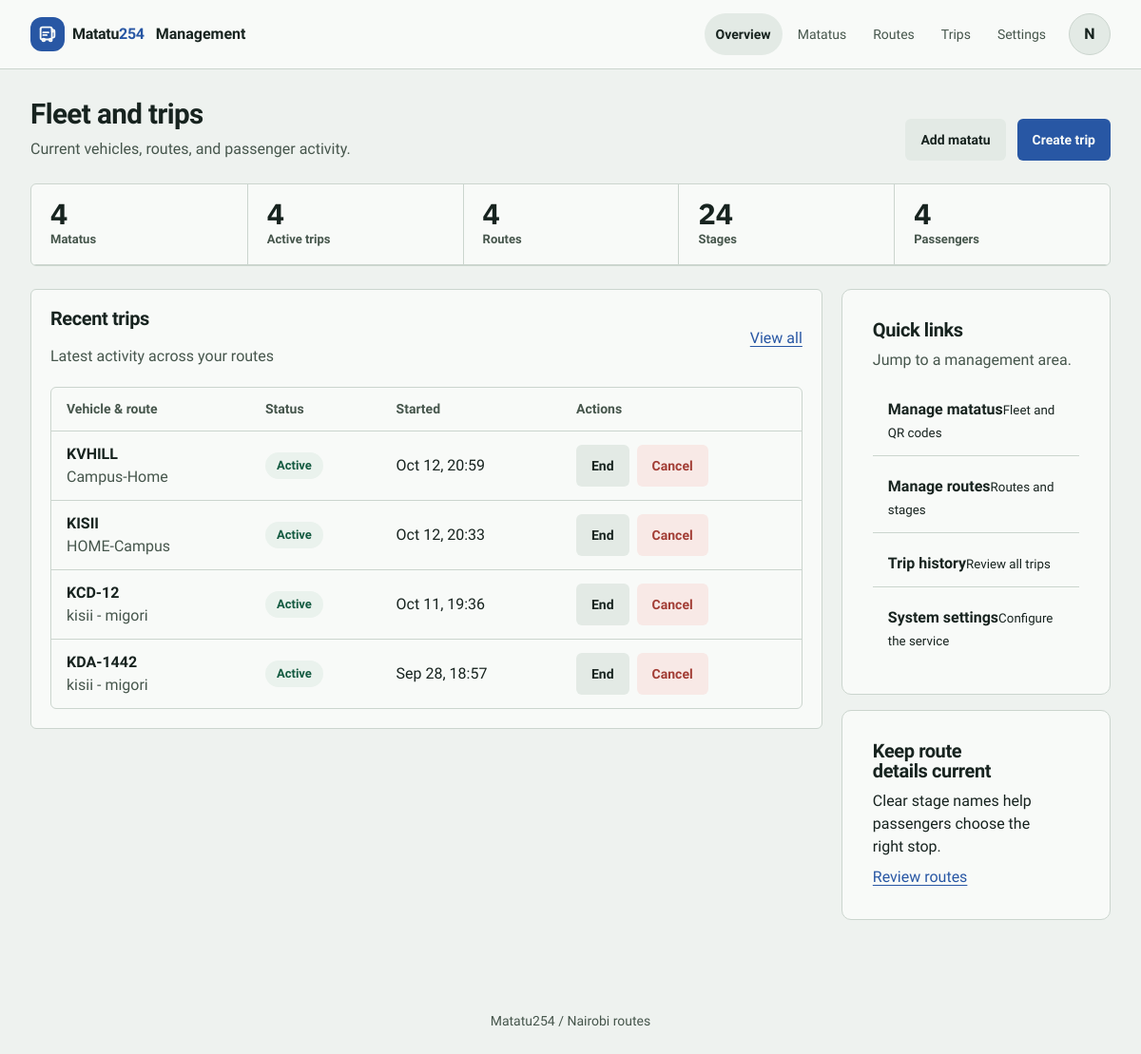
/management/ (signed in), run on the app's committed database.
### accounts/models.py (models this page shows, shortened)
class User(AbstractUser):
  PASSANGER = 'PASSANGER'
  CONDUCTOR = 'CONDUCTOR'
  ADMIN = 'ADMIN'
  ROLE_CHOICES = [
    (PASSANGER, 'Passenger'),
    (CONDUCTOR, 'Conductor'),
    (ADMIN, 'Admin')
  ]
  phone_number = models.CharField(max_length=15, unique=True, blank=True, null=True)
  profile_image = models.ImageField(upload_to='profile_images/%Y/%m/', blank=True)
  role = models.CharField(max_length=20, choices=ROLE_CHOICES, default=PASSANGER)
  matatu = models.ForeignKey(
    'fleet.Matatu',
    on_delete=models.SET_NULL,
    null=True,
    blank=True,
    related_name='conductor',
    help_text='Matatu assigned to this conductor (1:1 per MVP)'
  )
  created_at = models.DateTimeField(auto_now_add=True)
  updated_at = models.DateTimeField(auto_now=True)

### trips/models.py (models this page shows, shortened)
class ActiveTrip(models.Model):
  class Status(models.TextChoices):
    CREATED = "created", "Created"
    ACTIVE = "active", "Active"
    COMPLETED = "completed", "Completed"
    CANCELLED = "cancelled", "Cancelled"
  matatu = models.ForeignKey(Matatu, on_delete=models.CASCADE)
  route = models.ForeignKey(Route, on_delete=models.CASCADE)
  start_time = models.DateTimeField(auto_now_add=True)
  end_time = models.DateTimeField(null=True, blank=True)
  status = models.CharField(
    max_length=9,
    choices=Status.choices,
    default=Status.CREATED,
  )
  current_latitude = models.DecimalField(
      max_digits=9, decimal_places=6, null=True, blank=True
  )
  current_longitude = models.DecimalField(
      max_digits=9, decimal_places=6, null=True, blank=True
  )
  last_ping_at = models.DateTimeField(null=True, blank=True)

### fleet/models.py (models this page shows, shortened)
class Matatu(models.Model):
	registration_number = models.CharField(max_length=20, unique=True)
	operator = models.CharField(max_length=255)
	owner = models.ForeignKey(settings.AUTH_USER_MODEL, on_delete=models.CASCADE, related_name="matatus", null=True, blank=True)
	created_at = models.DateTimeField(auto_now_add=True)

### r_outes/models.py (models this page shows, shortened)
class Route(models.Model):
    name = models.CharField(max_length=100, unique=True)
    description = models.TextField(max_length=150, blank=True)

### management/views.py (the view)
# urls.py: path("", views.dashboard, name="dashboard"),
@login_required
@user_passes_test(is_admin)
def dashboard(request):
    stats = {
        'total_matatus': Matatu.objects.count(),
        'active_trips': ActiveTrip.objects.filter(status=ActiveTrip.Status.ACTIVE).count(),
        'total_routes': Route.objects.count(),
        'total_stages': Stage.objects.count(),
        'total_passengers': JourneySession.objects.values('passenger').distinct().count(),
        'pending_notifications': Notification.objects.filter(status=Notification.Status.SENT).count(),
    }
    recent_trips = ActiveTrip.objects.select_related('matatu', 'route').order_by('-start_time')[:10]
    return render(request, "management/dashboard.html", {
        'stats': stats,
        'recent_trips': recent_trips,
    })

### management/views.py (called while the page is built)
def is_admin(user):
    return user.is_authenticated and user.role == 'ADMIN'

### management/templates/management/dashboard.html (shortened to what this page needs)
{% extends 'base.html' %}
{% block app_title %}Management{% endblock %}
{% block content %}
<section class="management-shell admin-dashboard">
  <header class="page-heading">
    <div><h1>Fleet and trips</h1><p>Current vehicles, routes, and passenger activity.</p></div>
    <div class="btn-row"><a class="btn btn-secondary" href="{% url 'management:matatu-create' %}">Add matatu</a><a class="btn btn-primary" href="{% url 'management:trip-create' %}">Create trip</a></div>
  </header>
  <section class="stat-strip" aria-label="Network totals">
    <div class="stat-cell"><strong class="stat-value">{{ stats.total_matatus }}</strong><span class="stat-title">Matatus</span></div>
    <div class="stat-cell"><strong class="stat-value">{{ stats.active_trips }}</strong><span class="stat-title">Active trips</span></div>
    <div class="stat-cell"><strong class="stat-value">{{ stats.total_routes }}</strong><span class="stat-title">Routes</span></div>
    <div class="stat-cell"><strong class="stat-value">{{ stats.total_stages }}</strong><span class="stat-title">Stages</span></div>
    <div class="stat-cell"><strong class="stat-value">{{ stats.total_passengers }}</strong><span class="stat-title">Passengers</span></div>
  </section>
  <div class="management-dashboard-grid">
    <section class="surface admin-list" aria-labelledby="recent-trips-heading">
      <header><div><h2 id="recent-trips-heading">Recent trips</h2><p class="muted">Latest activity across your routes</p></div><a href="{% url 'management:trip-list' %}">View all</a></header>
      {% if recent_trips %}
        <div class="table-wrap"><table class="trip-table"><thead><tr><th>Vehicle &amp; route</th><th>Status</th><th>Started</th><th>Actions</th></tr></thead><tbody>
          {% for trip in recent_trips %}<tr>
            <td><strong>{{ trip.matatu.registration_number }}</strong><br><span class="muted">{{ trip.route.name }}</span></td>
            <td><span class="badge{% if trip.status == 'active' %} badge-success{% elif trip.status == 'cancelled' %} badge-error{% elif trip.status == 'created' %} badge-warning{% endif %}">{{ trip.get_status_display }}</span></td>
            <td>{{ trip.start_time|date:'M j, H:i' }}</td>
            <td><div class="trip-actions">
              {% if trip.status == 'created' %}
                <form method="post" action="{% url 'management:trip-start' trip.pk %}">{% csrf_token %}<button class="btn btn-secondary btn-sm" type="submit">Start</button></form>
                <form method="post" action="{% url 'management:trip-cancel' trip.pk %}" data-confirm="Cancel this trip?">{% csrf_token %}<button class="btn btn-danger btn-sm" type="submit">Cancel</button></form>
              {% elif trip.status == 'active' %}
                <form method="post" action="{% url 'management:trip-end' trip.pk %}" data-confirm="End this trip and close its passenger journeys?">{% csrf_token %}<button class="btn btn-secondary btn-sm" type="submit">End</button></form>
                <form method="post" action="{% url 'management:trip-cancel' trip.pk %}" data-confirm="Cancel this trip?">{% csrf_token %}<button class="btn btn-danger btn-sm" type="submit">Cancel</button></form>
              {% else %}<span class="muted">No actions</span>{% endif %}
            </div></td>
          </tr>{% endfor %}
        </tbody></table></div>
      {% else %}
        <div class="empty-state"><h3>No trips yet</h3><p>Create your first trip to see activity here.</p><a class="btn btn-primary" href="{% url 'management:trip-create' %}">Create trip</a></div>
      {% endif %}
    </section>
    <aside class="management-quick-links">
      <section class="surface surface-pad"><h2>Quick links</h2><p class="muted">Jump to a management area.</p>
        <nav aria-label="Management areas" class="journey-links">
          <a class="journey-link" href="{% url 'management:matatu-list' %}"><span><strong>Manage matatus</strong><small>Fleet and QR codes</small></span></a>
          <a class="journey-link" href="{% url 'management:route-list' %}"><span><strong>Manage routes</strong><small>Routes and stages</small></span></a>
          <a class="journey-link" href="{% url 'management:trip-list' %}"><span><strong>Trip history</strong><small>Review all trips</small></span></a>
          <a class="journey-link" href="{% url 'management:system-config' %}"><span><strong>System settings</strong><small>Configure the service</small></span></a>
        </nav>
      </section>
      <section class="surface surface-pad"><h2>Keep route details current</h2><p>Clear stage names help passengers choose the right stop.</p><a href="{% url 'management:route-list' %}">Review routes</a></section>
    </aside>
  </div>
</section>
{% endblock %}

### templates/base.html (shortened to what this page needs)
<!DOCTYPE html>
<html lang="en" data-theme-mode="light">
<head>
  {% load static %}
  <link rel="stylesheet" href="{% static 'css/tokens.css' %}?v=20261125b">
  <link rel="stylesheet" href="{% static 'css/app.css' %}?v=20261125b">
</head>
<body{% if user.is_authenticated %} class="app-user{% if user.role == 'PASSANGER' %} narrow-shell{% endif %}{% if user.role == 'CONDUCTOR' %} app-conductor{% endif %}"{% endif %}>
  <header class="site-header">
    <div class="site-header-inner">
      <a class="app-brand" href="{% if user.is_authenticated and user.role == 'CONDUCTOR' %}{% url 'conductor:dashboard' %}{% elif user.is_authenticated and user.role == 'ADMIN' %}{% url 'management:dashboard' %}{% elif user.is_authenticated %}{% url 'core:dashboard' %}{% else %}{% url 'core:home' %}{% endif %}" aria-label="Matatu254 home">
        <span class="brand-mark" aria-hidden="true">
        </span>
        <span>Matatu<span class="brand-accent">254</span></span>
      </a>
      <p class="app-title">{% block app_title %}{{ request.resolver_match.url_name|default:'Matatu254'|title }}{% endblock %}</p>
      {% if user.is_authenticated %}
        {% if user.role == 'ADMIN' %}
        <nav class="top-nav" aria-label="Management">
          <a href="{% url 'management:dashboard' %}"{% if request.resolver_match.namespace == 'management' and request.resolver_match.url_name == 'dashboard' %} aria-current="page"{% endif %}>Overview</a>
          <a href="{% url 'management:matatu-list' %}"{% if request.resolver_match.url_name|slice:":6" == 'matatu' %} aria-current="page"{% endif %}>Matatus</a>
          <a href="{% url 'management:route-list' %}"{% if request.resolver_match.url_name|slice:":5" == 'route' or request.resolver_match.url_name|slice:":5" == 'stage' %} aria-current="page"{% endif %}>Routes</a>
          <a href="{% url 'management:trip-list' %}"{% if request.resolver_match.url_name|slice:":4" == 'trip' %} aria-current="page"{% endif %}>Trips</a>
          <a href="{% url 'management:system-config' %}"{% if request.resolver_match.url_name|slice:":13" == 'system-config' %} aria-current="page"{% endif %}>Settings</a>
        </nav>
        {% endif %}
        <a class="header-profile" href="{% url 'accounts:profile' %}" aria-label="Open profile for {{ user.username }}">
          {% if user.profile_image %}
            <img src="{{ user.profile_image.url }}" alt="" width="40" height="40">
          {% else %}
            <span aria-hidden="true">{{ user.first_name|default:user.username|slice:":1"|upper }}</span>
          {% endif %}
        </a>
      {% else %}
        <a class="header-action" href="{% url 'accounts:login' %}">Sign in</a>
      {% endif %}
    </div>
  </header>
  <main class="main" id="main-content">{% block content %}{% endblock %}</main>
  <footer>Matatu254 <span aria-hidden="true">/</span> Nairobi routes</footer>
</body>
</html>

### data on the page
User: first_name "N"
ActiveTrip: matatu.registration_number "KVHILL", route.name "Campus-Home", status "Active", start_time "Oct 12, 20:59", shows "End"
ActiveTrip: matatu.registration_number "KISII", route.name "HOME-Campus", status "Active", start_time "Oct 12, 20:33", shows "End"
ActiveTrip: matatu.registration_number "KCD-12", route.name "kisii - migori", status "Active", start_time "Oct 11, 19:36", shows "End"
ActiveTrip: matatu.registration_number "KDA-1442", route.name "kisii - migori", status "Active", start_time "Sep 28, 18:57", shows "End"

### other printed values
{{ stats.total_matatus }} "4"
{{ stats.active_trips }} "4"
{{ stats.total_routes }} "4"
{{ stats.total_stages }} "24"
{{ stats.total_passengers }} "4"
